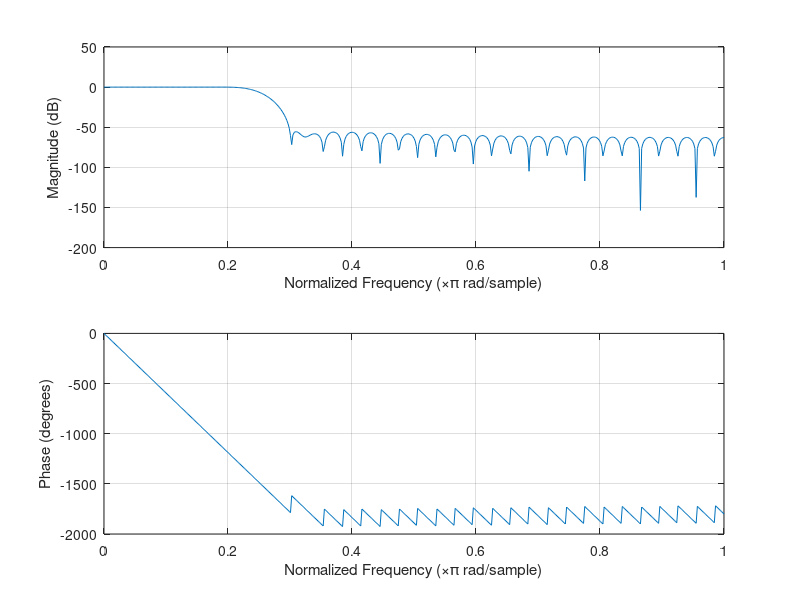

Reproduce this figure in MATLAB. (Note: this script raises an error after producing the figure.)
%1
b = fir1(66, 0.25);
freqz(b,1);
%zplane(b,1);

%2
[voiceY, voiceFs]   = audioread('WhatsApp-Audio-2022-06-13-at-18.31.51.wav');
voice_5seconds_sample   = voiceY(1:240000);
resampled_10khz_voice = resample(voice_5seconds_sample, 5, 24);
y = filter(b, 1, resampled_10khz_voice);
S = spectrogram(y, 512);
figure,mesh(abs(S));

%3
voice_variance  = var(resampled_10khz_voice);
voice_with_noise_10db = resampled_10khz_voice + sqrt(voice_variance/10)*randn(size(resampled_10khz_voice));
y2 = filter(b, 1, voice_with_noise_10db);
S2 = spectrogram(y2, 512);
figure,mesh(abs(S2));
%soundsc(voice_with_noise_10db, 10000);

%4
b2 = fir1(66,[0.25 0.55]);
freqz(b2,1,512);

y3 = filter(b2, 1 , resampled_10khz_voice);
S3 = spectrogram(y3, 512);
figure,mesh(abs(S3));

y4 = filter(b2, 1, voice_with_noise_10db);
S4 = spectrogram(y4, 512);
figure,mesh(abs(S4));

%5
[n,fo,ao,w] = firpmord([1000 1500],[1 0],[0.001 0.01],10000);
b3 = firpm(n,fo,ao,w);
fvtool(b3,1)

y5 = filter(b3, 1, resampled_10khz_voice);
S5 = spectrogram(y5, 512);
figure,mesh(abs(S5));

y6 = filter(b3, 1, voice_with_noise_10db);
S6 = spectrogram(y6, 512);
figure,mesh(abs(S6));

%6